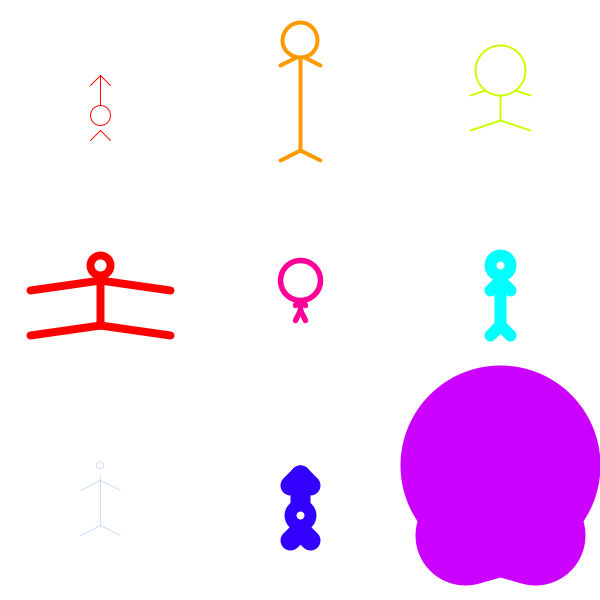
Frame 1 (no input)
Frame 60 (the mouse pressed at the canvas centre just before this capture): identical to frame 1, image omitted
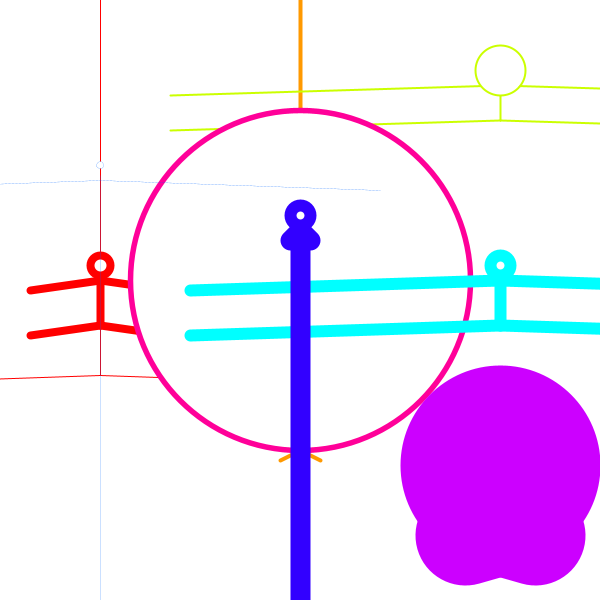
Frame 120 (the mouse held since frame 60 and released just before this capture)

The Processing sketch that drew these frames (run headless with seeded random() and noise(); from frame 60 on, the mouse is pressed at the canvas centre):

// Processing sketch: processing_15197
// ── processing_15197.pde

void setup(){
  size(600,600);
  smooth(); 
 colorMode(HSB,100); 
}

void draw(){
  background(255,0,100);
  drawGuy(100,100, mouseX-10,mouseX-25, 20, 0, 1);
  drawGuy(300,100, 20,mouseY+50, mouseX+35, 10, 4);
  drawGuy(500,100, mouseX+30,20, 50, 20, 2);
  drawGuy(100,300, 70,25, 20,mouseX-30, 8);
  drawGuy(300,300, 5,10, mouseY +40, 90, 5.5);
  drawGuy(500,300, mouseY+10,25, 20, 50, 12);
  drawGuy(100,500, mouseY-20,mouseX+25, 7, 60, .2);
  drawGuy(300,500, 10,mouseX-25, 12, 70, 20);
  drawGuy(500,500, 35,25, 100, 80, 100);
}

void drawGuy(int x,int y,int xoff, int yoff,int h, int c,float w)
{
  stroke(c,100,100);
  strokeWeight(w);
  line(x,y-yoff,x,y+yoff);
  line(x-xoff,y+(yoff+10),x,y+yoff);
  line(x+xoff,y+(yoff+10),x,y+yoff);
  line(x-xoff,y-(yoff-15),x,y-(yoff-5));
  line(x+xoff,y-(yoff-15),x,y-(yoff-5));
  ellipse(x,y-(yoff+10),h,h);
}
